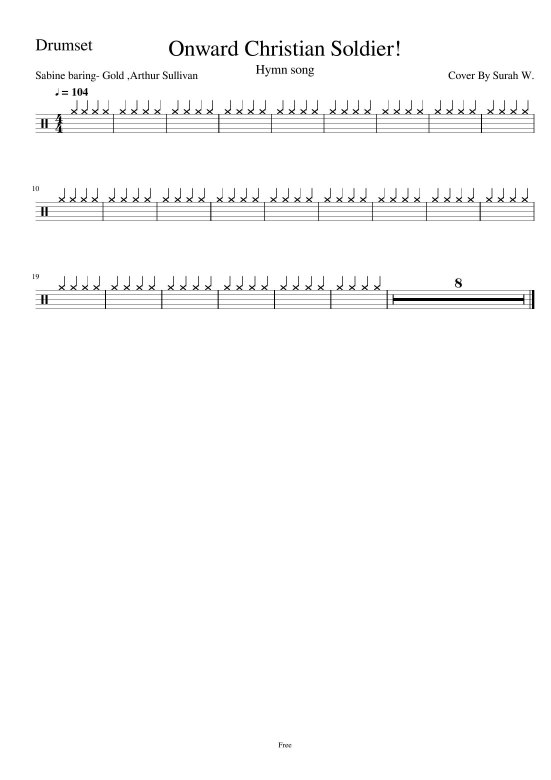
#> input picture sy/easy_drum_img/1994836-25798f513f95e9059e3930426ba93b8b_page_1.jpg, 1653 x 2339 px (shown at 1/3 size)
$ python -i modules_sy.py   (imports and definitions only)
#> lines starting #> are read from the running program, lines starting #| are printed output that depends on the picture; after the words box and inside, x2 and y2 are one past the last pixel; in counts of white or black regions, pixels touching at a corner belong together
#> further down, picture is the input picture: shape (2339, 1653, 3); min 0, max 255, mean 250.7
### sy/functions_sy.py
#function
import cv2
import numpy as np

def threshold(image):
    image = cv2.cvtColor(image, cv2.COLOR_BGR2GRAY)
    ret, image = cv2.threshold(image, 127, 255, cv2.THRESH_BINARY_INV | cv2.THRESH_OTSU)
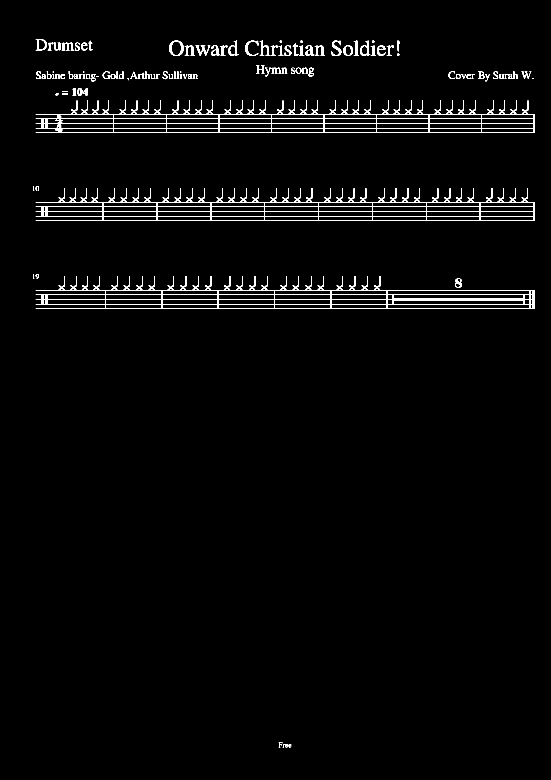
#> image: shape (2339, 1653) (shown at 1/3 size); 1.7% white; 111 white regions (8 under 20 px), largest, box (x1, y1, x2, y2) and area: (107, 828, 1603, 927) 16849, (107, 300, 1603, 399) 15602, (107, 564, 1603, 663) 15229
#> ret = 133
    return image

# standard에 따라 가중치가 곱해진 값을 리턴
def weighted(value):
    standard = 10
    return int(value * (standard / 10))

# 닫힘 연산-객체의 끊어진 부분 연결
# [4 lines left out: function closing, not called in this run]

# 이미지와 텍스트 좌표 표시
def put_text(image, text, loc):
    font = cv2.FONT_HERSHEY_SIMPLEX
    cv2.putText(image, str(text), loc, font, 0.6, (255, 0, 0), 2)

# 객체의 중간 y좌표 반환
def get_center(y, h):
    return (y + y + h) / 2

VERTICAL = True
HORIZONTAL = False

# 객체를 분류할 때 여러 특징점을 찾아내기 위해 사용
# [80 lines left out: functions get_line, stem_detection, count_rect_pixels, count_pixels_part, not called in this run]

### sy/modules_sy.py
# modules.py
import cv2
import numpy as np
import functions_sy as fs
import recognition_modules as rs

# 보표 영역 추출 및 그 외 노이즈 제거
def remove_noise(image):
    image = fs.threshold(image)  # 이미지 이진화
    mask = np.zeros(image.shape, np.uint8)  # 보표 영역만 추출하기 위해 마스크 생성

    cnt, labels, stats, centroids = cv2.connectedComponentsWithStats(image)  # 레이블링
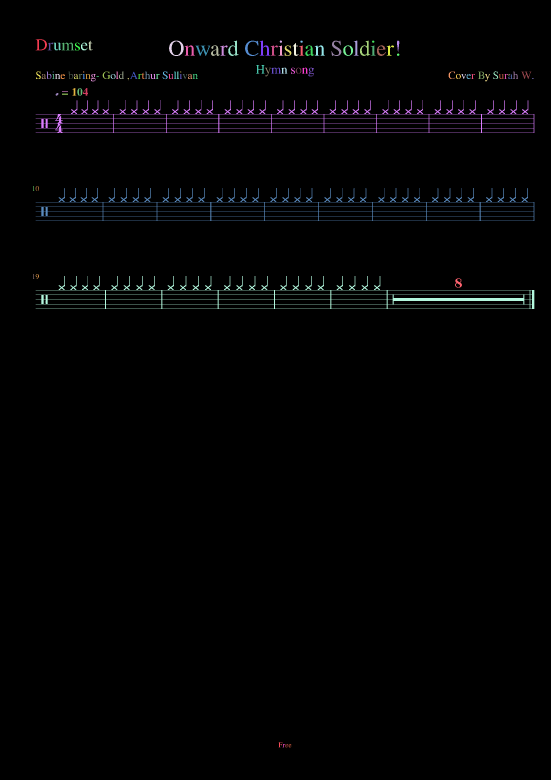
#> labels: shape (2339, 1653) int32 (shown at 1/3 size); 112 distinct labels, from 0 to 111; one colour per label, 0 black
#> cnt = 112; stats = 112 rows, first 6: [0, 0, 1653, 2339, 3801851], [107, 118, 34, 33, 398], [839, 121, 7, 7, 37], [265, 122, 13, 29, 150], [507, 122, 44, 46, 684], [685, 122, 31, 46, 491]; centroids = 112 pairs, first value 100.5 to 1598.2, second value 124.4 to 2236.4
    for i in range(1, cnt):
        x, y, w, h, area = stats[i]
        if w > image.shape[1] * 0.5:  # 보표 영역에만
            cv2.rectangle(mask, (x+50, y-10, w, h+10), (255, 0, 0), -1)  # 사각형 그리기
#> this loop made 111 passes
#> (x, y, w, h, area) on passes 1 to 12: (107, 118, 34, 33, 398), (839, 121, 7, 7, 37), (265, 122, 13, 29, 150), (507, 122, 44, 46, 684), (685, 122, 31, 46, 491), (735, 122, 40, 46, 498), (779, 122, 32, 45, 512), (901, 122, 7, 6, 36), (994, 122, 30, 46, 528), (1061, 122, 16, 45, 294), (1080, 122, 31, 46, 474), (1116, 122, 7, 6, 36)
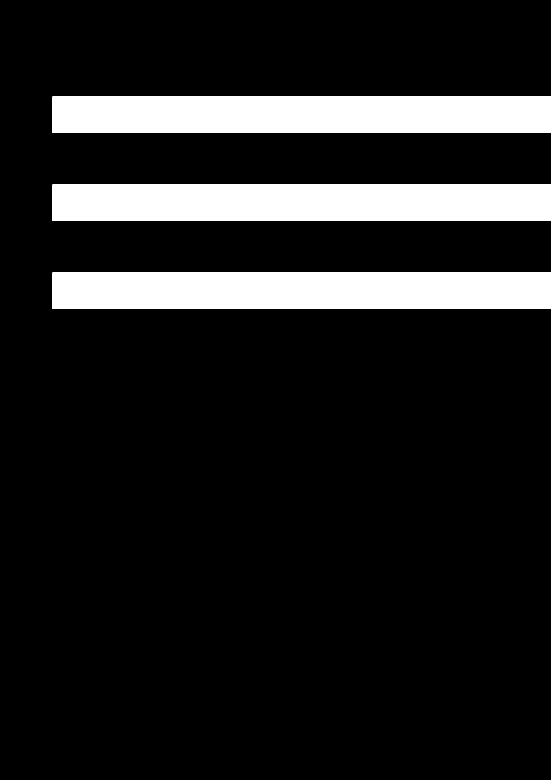
#> mask: shape (2339, 1653) (shown at 1/3 size); 12.7% white; 3 white regions, box (x1, y1, x2, y2) and area: (157, 290, 1653, 399) 163064, (157, 554, 1653, 663) 163064, (157, 818, 1653, 927) 163064

    masked_image = cv2.bitwise_and(image, mask)  # 보표 영역 추출
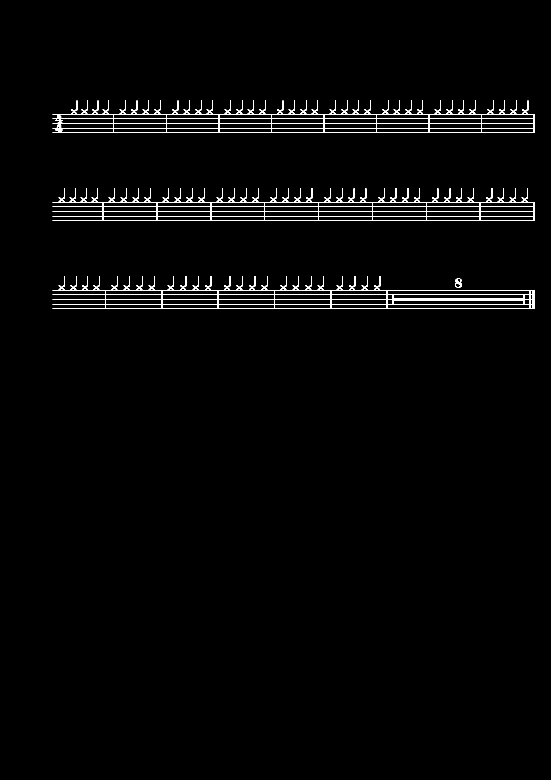
#> masked_image: shape (2339, 1653) (shown at 1/3 size); 1.2% white in thin lines or dots, all inside (x1, y1, x2, y2) = (157, 300, 1603, 927)

    return masked_image

# 오선 제거
# [167 lines left out: functions remove_staves, normalization, object_detection, object_analysis, recognition, not called in this run]

>>> import cv2
>>> picture = cv2.imread('easy_drum_img/1994836-25798f513f95e9059e3930426ba93b8b_page_1.jpg')
>>> result = remove_noise(picture)

$ run again, on sy/easy_drum_img/3.jpg
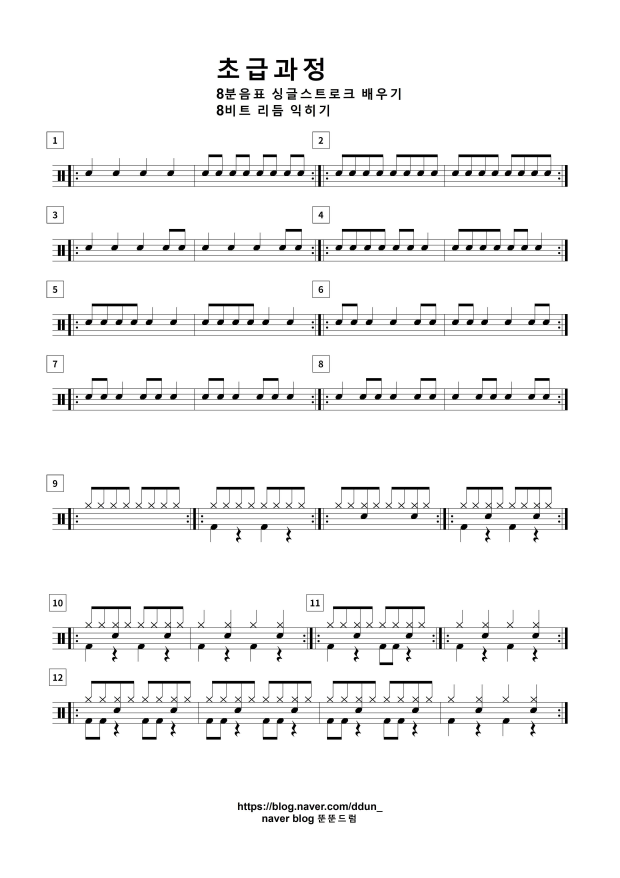
#> input picture sy/easy_drum_img/3.jpg, 2480 x 3509 px (shown at 1/4 size)
#> picture is the input picture: shape (3509, 2480, 3); mean B, G, R 244.2, 244.2, 244.2
#> in threshold, `ret, image = cv2.threshold(image, 127, 255, cv2.THRESH_BINARY_INV | cv..`:
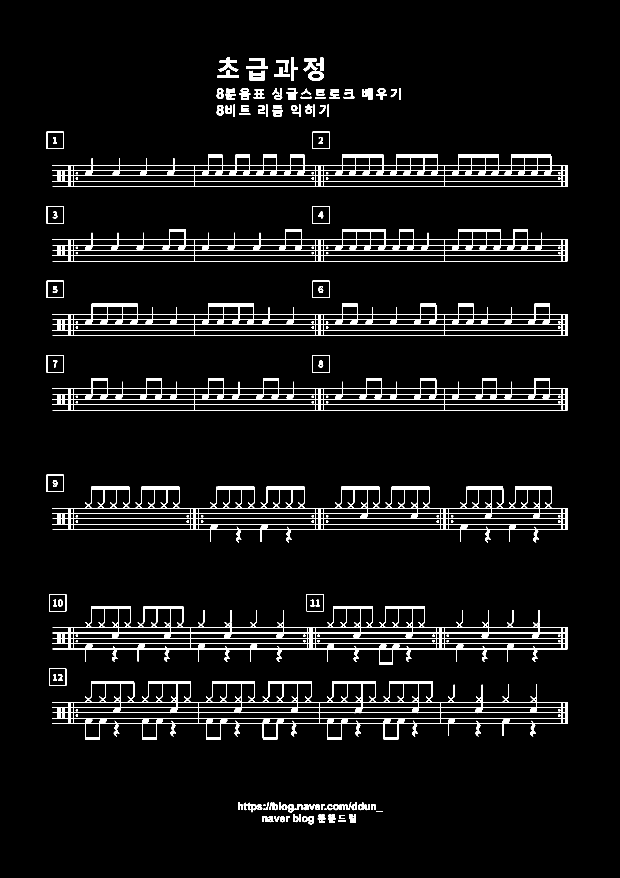
#> image: shape (3509, 2480) (shown at 1/4 size); 4.3% white; 203 white regions, largest, box (x1, y1, x2, y2) and area: (210, 2724, 2271, 2959) 59081, (210, 1947, 2271, 2170) 51348, (210, 2425, 2271, 2660) 48446
#> ret = 139
#> labels: shape (3509, 2480) int32; 204 distinct labels, from 0 to 203
#> cnt = 204; stats = 204 rows, first 6: [0, 0, 2480, 3509, 8326349], [874, 231, 79, 55, 1796], [1164, 231, 26, 92, 1245], [1264, 231, 29, 53, 806], [985, 233, 86, 42, 1717], [1213, 235, 57, 50, 1333]; centroids = 204 pairs, first value 216.2 to 2236.3, second value 255.9 to 3286.5
#> the loop in remove_noise, `for i in range(1, cnt):` made 203 passes
#> in remove_noise, `masked_image = cv2.bitwise_and(image, mask)`:
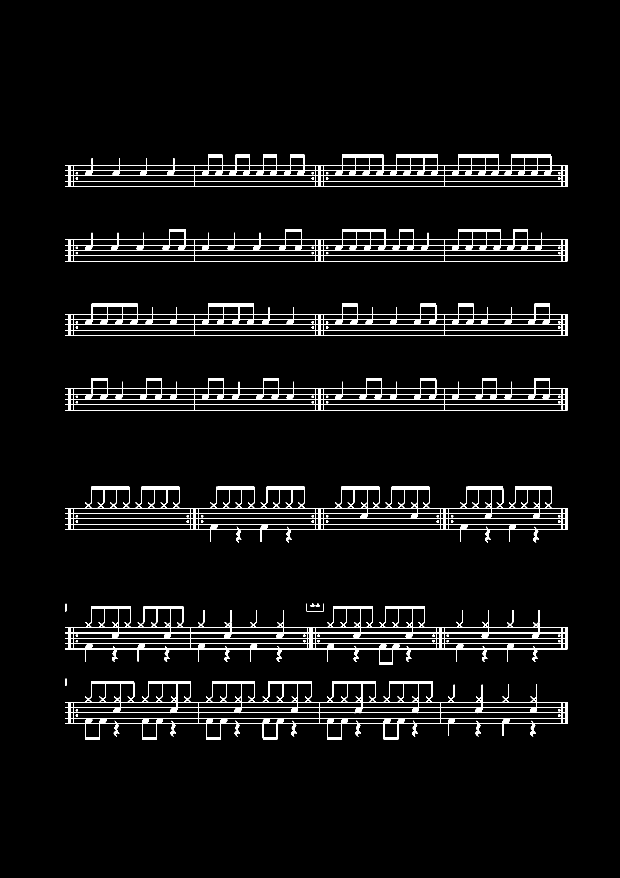
#> masked_image: shape (3509, 2480) (shown at 1/4 size); 3.6% white; 76 white regions, largest, box (x1, y1, x2, y2) and area: (260, 2724, 2271, 2959) 57710, (260, 1947, 2271, 2170) 50029, (260, 2425, 2271, 2660) 47128

$ run again, on sy/easy_drum_img/4.jpg
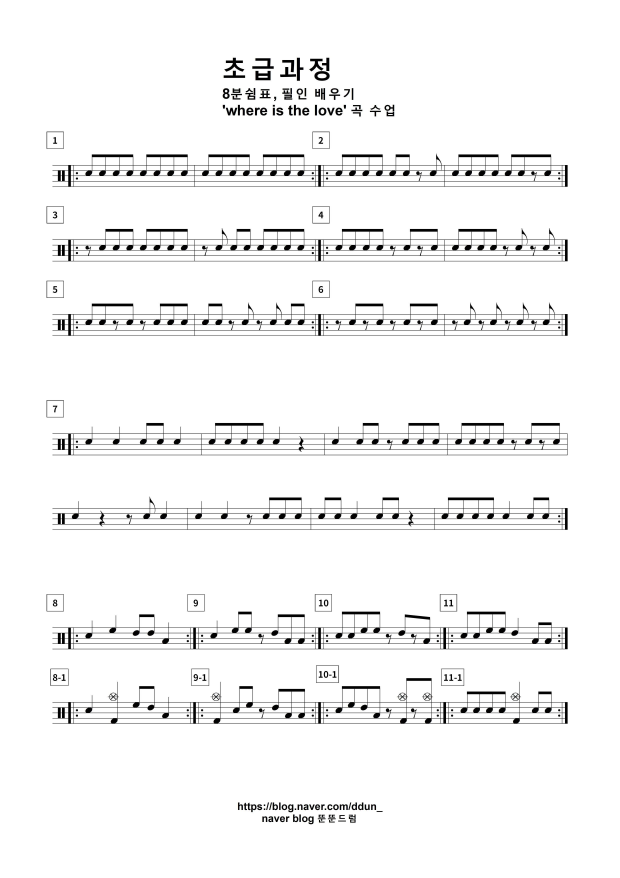
#> input picture sy/easy_drum_img/4.jpg, 2480 x 3509 px (shown at 1/4 size)
#> picture is the input picture: shape (3509, 2480, 3); mean B, G, R 244.5, 244.5, 244.5
#> in threshold, `ret, image = cv2.threshold(image, 127, 255, cv2.THRESH_BINARY_INV | cv..`:
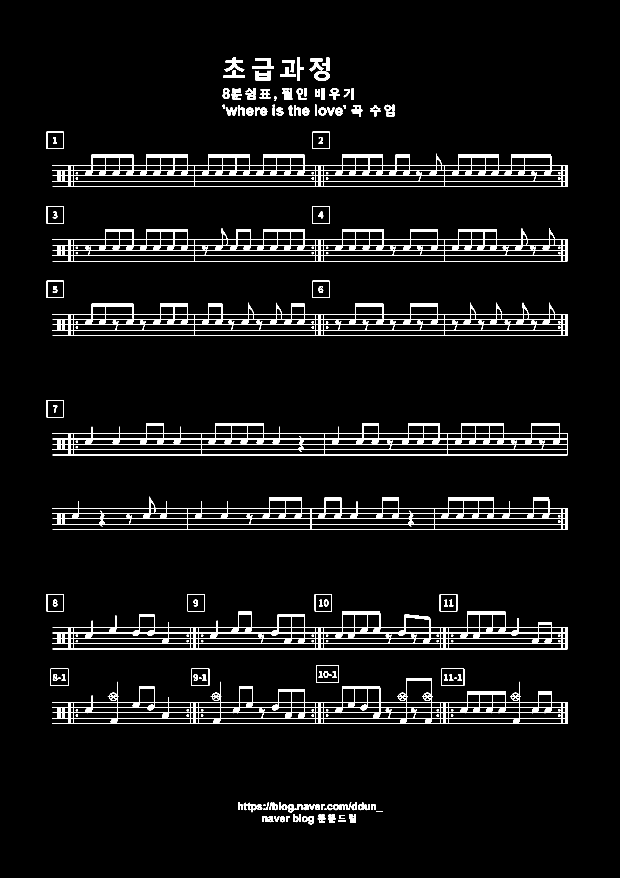
#> image: shape (3509, 2480) (shown at 1/4 size); 4.3% white; 217 white regions, largest, box (x1, y1, x2, y2) and area: (210, 615, 2271, 747) 51524, (210, 2713, 2271, 2895) 48913, (210, 913, 2271, 1045) 45924
#> ret = 139
#> labels: shape (3509, 2480) int32; 218 distinct labels, from 0 to 217
#> cnt = 218; stats = 218 rows, first 6: [0, 0, 2480, 3509, 8332206], [898, 231, 79, 55, 1796], [1188, 231, 26, 92, 1245], [1288, 231, 29, 53, 806], [1009, 233, 86, 42, 1717], [1237, 235, 57, 50, 1333]; centroids = 218 pairs, first value 215.6 to 2236.3, second value 255.9 to 3286.5
#> the loop in remove_noise, `for i in range(1, cnt):` made 217 passes
#> in remove_noise, `masked_image = cv2.bitwise_and(image, mask)`:
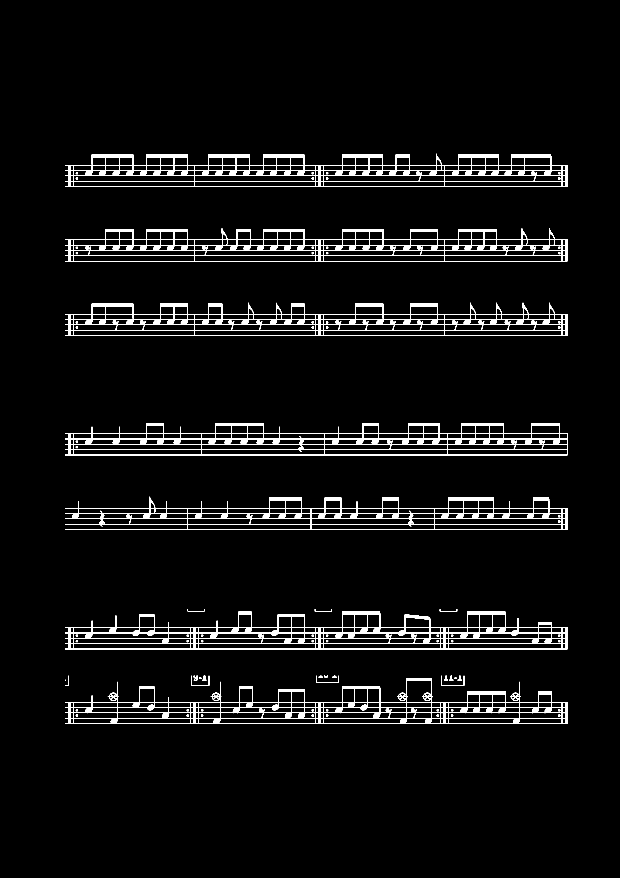
#> masked_image: shape (3509, 2480) (shown at 1/4 size); 3.5% white; 85 white regions (1 under 20 px), largest, box (x1, y1, x2, y2) and area: (260, 615, 2271, 747) 50205, (260, 2713, 2271, 2895) 47542, (260, 913, 2271, 1045) 44655
